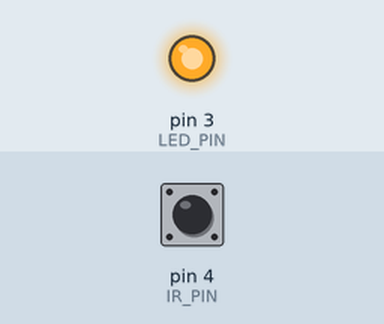
This sketch was run on a simulated Arduino Uno, built with avr-gcc and run on an emulated ATmega328P. Shown: output pins drawn as LEDs (lit = HIGH). Inputs (shaded band) come from the test bench; at power-on: pin 4 (IR_PIN) HIGH. What the sketch prints to the serial monitor is not drawn.

Above: at 0.1 s.
At 2.2 s:
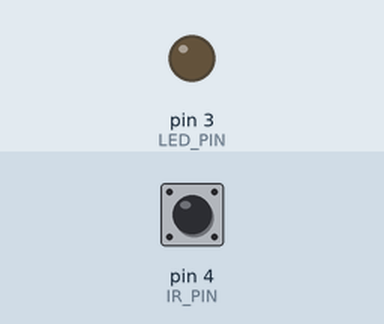
2.3 s: pin 4 (IR_PIN) pulsed LOW 2 times (0.12 s each, 0.3 s apart)
Timing chart, 0 to 5.3 s (numbered marks = the images above; inputs shaded):
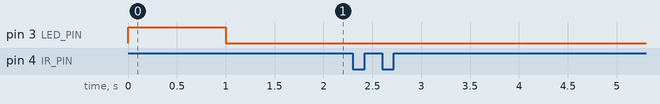

Measured:
- after the input at 2.3 s, every drawn part: stays the same

The sketch:

irdecoder.ino
```cpp
#define LED_PIN 3
#define IR_PIN 4

#define OFF_INDEX 0
#define ON_INDEX 1

// Delay between reads in microseconds
#define USEC_DELAY 50

// Max time to wait for a pulse
#define MAX_PULSE_TIME 65000

#define PYTHON_PRINT 1

#define MAX_CODES 150

int num_pulses = 0;
unsigned int pulses[MAX_CODES][2];

void setup() {
  pinMode(IR_PIN, INPUT);
  pinMode(LED_PIN, OUTPUT);
  Serial.begin(9600);
  digitalWrite(LED_PIN, HIGH);
  delay(1000);
  digitalWrite(LED_PIN, LOW);
  if (PYTHON_PRINT) {
    //Serial.println("READY");
  } else {
    Serial.println("Ready for IR");
  }
}

void loop(void) {
  unsigned int off_time = 0;
  unsigned int on_time = 0;

  // read an off pulse
  while (PIND & (1 << IR_PIN)) {
    // IR pin is high; therefore off
    off_time += 1;
    delayMicroseconds(USEC_DELAY);

    if (off_time >= MAX_PULSE_TIME && num_pulses != 0) {
      // Max waiting time reached; Signal done
      signalDone();
      return;
    }
  }
  if (num_pulses >= MAX_CODES) {
    Serial.println("Too many pulses");
    num_pulses = 0;
    return;
  }
  pulses[num_pulses][OFF_INDEX] = off_time;

  // read the on pulses
  while (!(PIND & (1 << IR_PIN))) {
    // IR pin is low; therefore on
    on_time++;
    delayMicroseconds(USEC_DELAY);

    if (on_time >= MAX_PULSE_TIME && num_pulses != 0) {
      // Max waiting time reached; Signal done
      signalDone();
      return;
    }
  }
  pulses[num_pulses][ON_INDEX] = on_time;

  num_pulses += 1;
}

void pythonPrint() {
  for (int i = 0; i < num_pulses; i += 1) {
    Serial.print(pulses[i][OFF_INDEX]*USEC_DELAY, DEC);
    Serial.print(" ");
    Serial.print(pulses[i][ON_INDEX]*USEC_DELAY, DEC);
    Serial.print('\n');
  }
  Serial.print("END\n");
}

void humanPrint() {
  Serial.println("IR Sequence:");
  for (int i = 0; i < num_pulses; i += 1) {
    Serial.print("On: ");
    Serial.print(pulses[i][OFF_INDEX]*USEC_DELAY, DEC);
    Serial.print(" Off: ");
    Serial.print(pulses[i][ON_INDEX]*USEC_DELAY, DEC);
    Serial.print("\n");
  }

  Serial.print("Pulses: ");
  Serial.print(num_pulses, DEC);
  Serial.print("\n");
}

void signalDone(void) {
  if (PYTHON_PRINT) {
    pythonPrint();
  } else {
    humanPrint();
  }

  // Signal done; Pulses back to 0
  num_pulses = 0;
}
```
